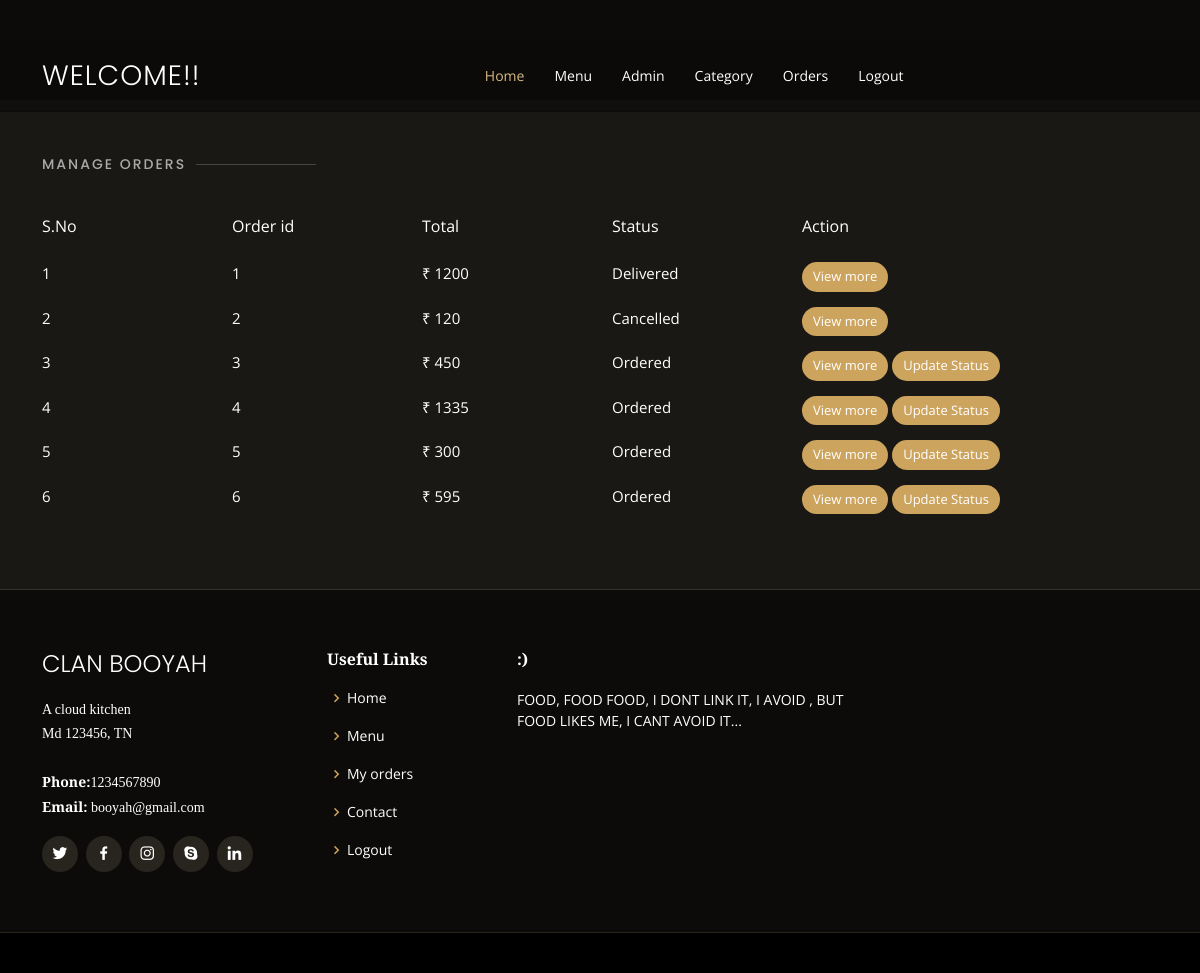
The app's page /manage-order.php (signed in), older data.
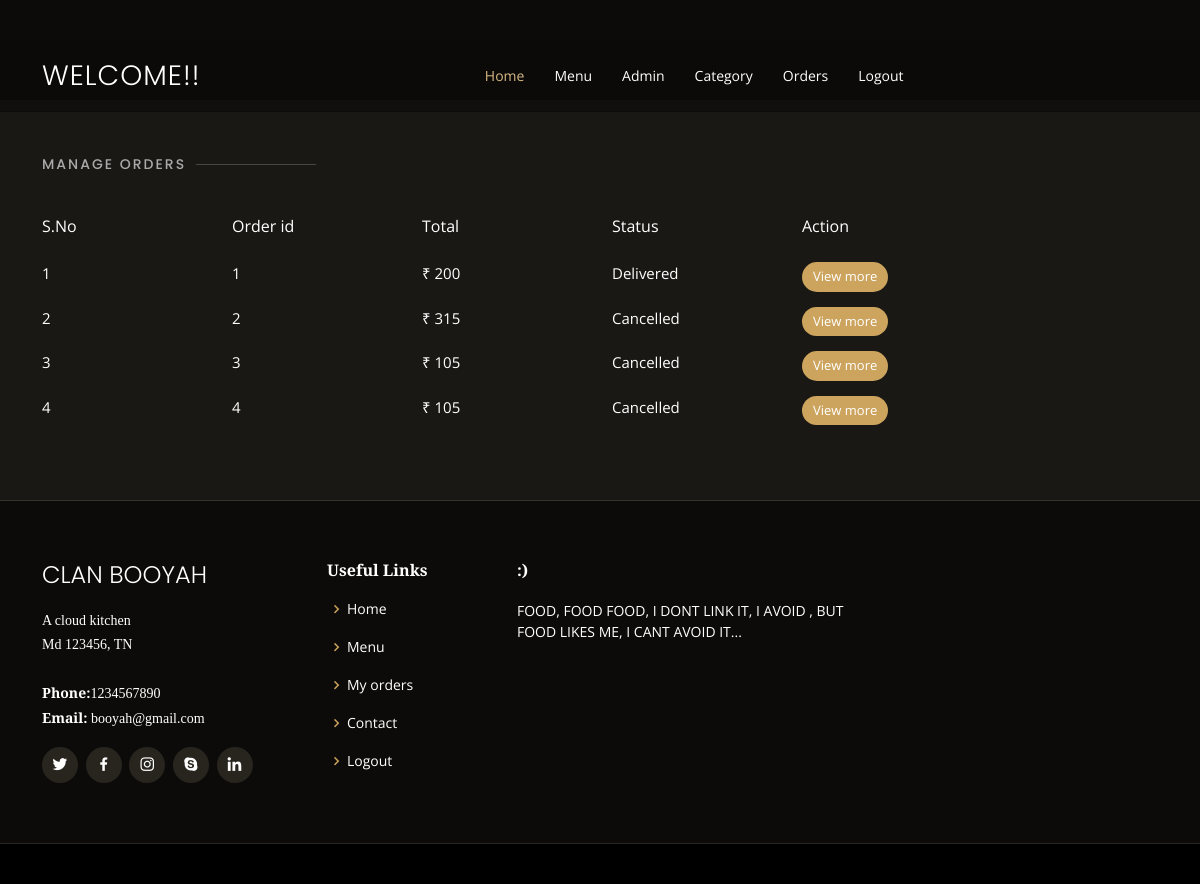
The same page, newer data.
### tables this page shows
CREATE TABLE `myorders` (
  `id` int(10) NOT NULL,
  `total` float DEFAULT NULL,
  `order_date` timestamp NOT NULL DEFAULT current_timestamp() ON UPDATE current_timestamp(),
  `status` int(11) DEFAULT NULL,
  `customer_id` int(11) DEFAULT NULL,
  `customer_name` varchar(255) NOT NULL,
  `customer_contact` varchar(20) NOT NULL,
  `customer_email` varchar(150) NOT NULL,
  `customer_address` varchar(255) NOT NULL,
  `cancel_reason` varchar(255) DEFAULT NULL
);

### manage-order.php (the view)
<?php
include('header.php');
?>
<section id="menu" class="menu section-bg mtop">
      <div class="container" data-aos="fade-up">
  <div class="section-title">
          <h2>Manage Orders</h2>
        </div>
        <div data-aos="fade-up" data-aos-delay="200">
            <div class="row mb-4" >
            <div class="col-lg-2">S.No</div>
            <div class="col-lg-2">Order id</div>
            <div class="col-lg-2">Total</div>
            <div class="col-lg-2">Status</div>
            <div class="col-lg-4">Action</div>
            </div>
            <?php
$sql = "SELECT*FROM myorders";
$res = mysqli_query($conn, $sql);
if($res==TRUE)
{
    $sn=1;
    if(mysqli_num_rows($res)>0)
    {
          while($rows=mysqli_fetch_assoc($res))
          {
              $id=$rows['id'];
              $status = '';
              if($rows['status']==0){
                $status="Ordered";
              }elseif($rows['status']==1){
                $status="On Delivery";
              }elseif($rows['status']==2){
                $status="Delivered";
              }elseif($rows['status']==3){
                $status="Cancelled";
              }
              ?>
              <div class="row admintablefont">
                <div class="col-lg-2"><?php echo $sn++ ;?></div>
                <div class="col-lg-2"><?php echo $rows['id']; ?></div>
                <div class="col-lg-2">₹ <?php echo $rows['total']; ?></div>
                <div class="col-lg-2"><?php echo $status; ?></div>
                <div class="col-lg-4">
     <button class="btn-admin"><a style="color: white;" href="vieworders.php?id=<?php echo $id; ?>" >View more</a></button>
     <?php if($rows['status'] == 0 ||  $rows['status'] ==1 ){ ?>
     <button class="btn-admin"><a style="color: white;" href="update-order.php?id=<?php echo $id; ?>" >Update Status</a></button>
     <?php } ?>
</div>
              </div>
              <?php
          }
    }
}
?>
        </div>
      </div>
    </section>
<?php
include('footer.php');
?>

### header.php (shortened to what this page needs)
<head>
  <link href="assets/vendor/animate.css/animate.min.css" rel="stylesheet">
  <link href="assets/vendor/aos/aos.css" rel="stylesheet">
  <link href="assets/vendor/bootstrap/css/bootstrap.min.css" rel="stylesheet">
  <link href="assets/vendor/bootstrap-icons/bootstrap-icons.css" rel="stylesheet">
  <link href="assets/vendor/boxicons/css/boxicons.min.css" rel="stylesheet">
  <link href="assets/vendor/glightbox/css/glightbox.min.css" rel="stylesheet">
  <link href="assets/vendor/swiper/swiper-bundle.min.css" rel="stylesheet">
  <link href="assets/css/style.css" rel="stylesheet">
</head>
<body>
  <header id="header" class="fixed-top d-flex align-items-cente">
    <div class="container-fluid container-xl d-flex align-items-center justify-content-lg-between">
      <h1 class="logo me-auto me-lg-0"><a href="home.php">Welcome!!</a></h1>
      <nav id="navbar" class="navbar order-last order-lg-0 navcenter">
        <ul>
          <li><a class="nav-link scrollto active" href="home.php">Home</a></li>
          <li><a class="nav-link scrollto" href="food.php">Menu</a></li>
          <?php if($_SESSION['role']==2){ ?>
          <li><a class="nav-link scrollto" href="myOrders.php">My Orders</a></li>
          <li><a class="nav-link scrollto" href="myCarts.php">My Carts</a></li>
          <li><a class="nav-link scrollto" href="contact.php">Contact</a></li>
          <?php }elseif($_SESSION['role']==1){
            ?>
             <li><a class="nav-link scrollto" href="manage-admin.php">Admin</a></li>
            <li><a class="nav-link scrollto" href="manage-category.php">Category</a></li>
            <li><a class="nav-link scrollto" href="manage-order.php">Orders</a></li>
            <?php
          } ?>
          <li><a class="nav-link scrollto" href="logout.php">Logout</a></li>
        </ul>
      </nav>
    </div>
  </header>

### footer.php (shortened to what this page needs)
<footer id="footer">
    <div class="footer-top">
      <div class="container">
        <div class="row">
          <div class="col-lg-3 col-md-6">
            <div class="footer-info">
              <h3>Clan Booyah</h3>
              <p>
                A cloud kitchen <br>
                Md 123456, TN<br><br>
                <strong>Phone:</strong>1234567890<br>
                <strong>Email:</strong> booyah@gmail.com<br>
              </p>
              <div class="social-links mt-3">
                <a href="#" class="twitter"><i class="bx bxl-twitter"></i></a>
                <a href="#" class="facebook"><i class="bx bxl-facebook"></i></a>
                <a href="#" class="instagram"><i class="bx bxl-instagram"></i></a>
                <a href="#" class="google-plus"><i class="bx bxl-skype"></i></a>
                <a href="#" class="linkedin"><i class="bx bxl-linkedin"></i></a>
              </div>
            </div>
          </div>
          <div class="col-lg-2 col-md-6 footer-links">
            <h4>Useful Links</h4>
            <ul>
              <li><i class="bx bx-chevron-right"></i> <a href="home.php">Home</a></li>
              <li><i class="bx bx-chevron-right"></i> <a href="food.php">Menu</a></li>
              <li><i class="bx bx-chevron-right"></i> <a href="myOrders.php">My orders</a></li>
              <li><i class="bx bx-chevron-right"></i> <a href="contact.php">Contact</a></li>
              <li><i class="bx bx-chevron-right"></i> <a href="logout.php">Logout</a></li>
            </ul>
          </div>
          <div class="col-lg-4 col-md-6 footer-newsletter">
            <h4>:)</h4>
            <p>FOOD, FOOD FOOD, I DONT LINK IT, I AVOID , BUT FOOD LIKES ME, I CANT AVOID IT...</p>
          </div>
        </div>
      </div>
    </div>
      <div class="credits">
  </footer>

### assets/css/style.css (style rules this page uses)
body { font-family: "Open Sans", sans-serif; background: #0c0b09; color: #fff; }
a { color: #cda45e; text-decoration: none; }
h1, h2, h3, h4, h5, h6 { font-family: "Playfair Display", serif; }
#header { background: rgba(12, 11, 9, 0.6); border-bottom: 1px solid rgba(12, 11, 9, 0.6); transition: all 0.5s; z-index: 997; padding: 15px 0; top: 40px; }
#header .logo { font-size: 28px; margin: 0; padding: 0; line-height: 1; font-weight: 300; letter-spacing: 1px; text-transform: uppercase; font-family: "Poppins", sans-serif; }
#header .logo a { color: #fff; }
.navbar { padding: 0; }
.navbar ul { margin: 0; padding: 0; display: flex; list-style: none; align-items: center; }
.navbar li { position: relative; }
.navbar a, .navbar a:focus { display: flex; align-items: center; justify-content: space-between; padding: 10px 0 10px 30px; color: #fff; white-space: nowrap; transition: 0.3s; font-size: 14px; }
.navbar a:hover, .navbar .active, .navbar .active:focus, .navbar li:hover > a { color: #d9ba85; }
section { padding: 60px 0; overflow: hidden; }
.section-bg { background-color: #1a1814; }
.section-title { padding-bottom: 40px; }
.section-title h2 { font-size: 14px; font-weight: 500; padding: 0; line-height: 1px; margin: 0 0 5px 0; letter-spacing: 2px; text-transform: uppercase; color: #aaaaaa; font-family: "Poppins", sans-serif; }
.section-title h2::after { content: ""; width: 120px; height: 1px; display: inline-block; background: rgba(255, 255, 255, 0.2); margin: 4px 10px; }
#footer { background: black; padding: 0 0 30px 0; color: #fff; font-size: 14px; }
#footer .footer-top { background: #0c0b09; border-top: 1px solid #37332a; border-bottom: 1px solid #28251f; padding: 60px 0 30px 0; }
#footer .footer-top .footer-info { margin-bottom: 30px; }
#footer .footer-top .footer-info h3 { font-size: 24px; margin: 0 0 20px 0; padding: 2px 0 2px 0; line-height: 1; font-weight: 300; text-transform: uppercase; font-family: "Poppins", sans-serif; }
#footer .footer-top .footer-info p { font-size: 14px; line-height: 24px; margin-bottom: 0; font-family: "Playfair Display", serif; color: #fff; }
#footer .footer-top .social-links a { font-size: 18px; display: inline-block; background: #28251f; color: #fff; line-height: 1; padding: 8px 0; margin-right: 4px; border-radius: 50%; text-align: center; width: 36px; height: 36px; transition: 0.3s; }
#footer .footer-top h4 { font-size: 16px; font-weight: 600; color: #fff; position: relative; padding-bottom: 12px; }
#footer .footer-top .footer-links { margin-bottom: 30px; }
#footer .footer-top .footer-links ul { list-style: none; padding: 0; margin: 0; }
#footer .footer-top .footer-links ul i { padding-right: 2px; color: #cda45e; font-size: 18px; line-height: 1; }
#footer .footer-top .footer-links ul li { padding: 10px 0; display: flex; align-items: center; }
#footer .footer-top .footer-links ul li:first-child { padding-top: 0; }
#footer .footer-top .footer-links ul a { color: #fff; transition: 0.3s; display: inline-block; line-height: 1; }
#footer .credits { padding-top: 10px; text-align: center; font-size: 13px; color: #fff; }
.mtop { margin-top:100px; }
.navcenter { margin:0 auto; }
.admintablefont { font-size: 15px; margin-bottom: 15px; }
.btn-admin { background: #cda45e; border: 0; padding: 5px 11px; color: #fff; transition: 0.4s; border-radius: 50px; font-size: 13px; }

Row changes from the older to the newer data that the page shows:
removed myorders: id "5", total "300", status "Ordered"
removed myorders: id "6", total "595", status "Ordered"
changed myorders "Delivered": total "1200" → "200"
changed myorders id 2: total "120" → "315"
changed myorders id 3: total "450" → "105"; status "Ordered" → "Cancelled"; no longer shows "Update Status"
changed myorders id 4: total "1335" → "105"; status "Ordered" → "Cancelled"; no longer shows "Update Status"
